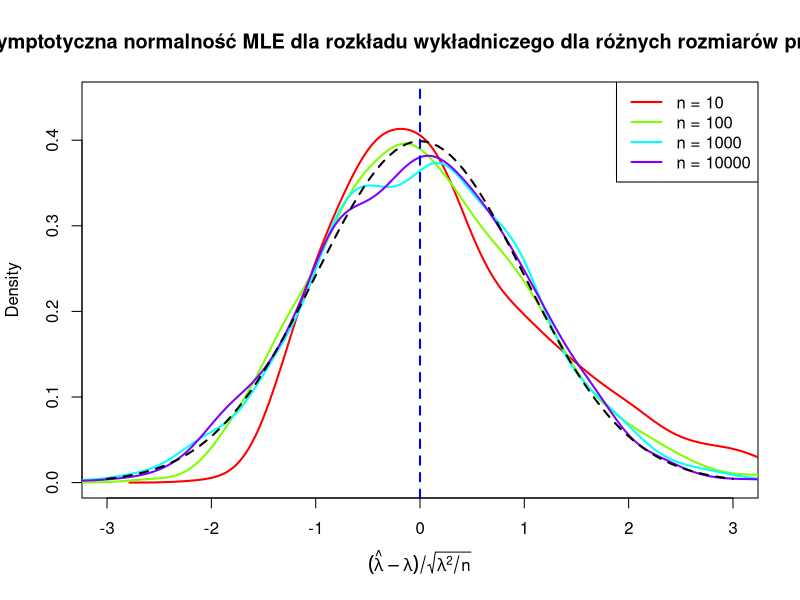

Here is the R script that generated this plot:
# Ustawienia symulacji
set.seed(1234567)
n_sim <- 1000  # liczba prób
n_samples <- c(10, 100, 1000, 10000)  # różne rozmiary próbek

true_lambda <- 5

# Funkcja do estymacji MLE parametru lambda z próbki
mle_lambda <- function(sample) {
  1 / mean(sample)  # MLE dla lambda w rozkładzie wykładniczym
}

# Funkcja normalizująca estymatory MLE
normalize_mle <- function(mle_estimates, true_lambda, n_sample) {
  std_error <- sqrt(true_lambda^2 / n_sample)
  normalized_mle_estimates <- (mle_estimates - true_lambda) / std_error
  return(normalized_mle_estimates)
}

# Tworzenie pustego wykresu
plot_title <- "Asymptotyczna normalność MLE dla rozkładu wykładniczego dla różnych rozmiarów próbek n"
plot(NULL, main = plot_title, xlab = expression((hat(lambda) - lambda) / sqrt(lambda^2 / n)), ylab = "Density", xlim = c(-3, 3), ylim = c(0, 0.45))

# Dodawanie kolejnych gęstości estymatorów MLE do wykresu
for (n_sample in n_samples) {
  mle_estimates <- numeric(n_sim)
  for (i in 1:n_sim) {
    sample <- rexp(n_sample, rate = true_lambda)
    mle_estimates[i] <- mle_lambda(sample)
  }
  normalized_mle_estimates <- normalize_mle(mle_estimates, true_lambda, n_sample)
  density_est <- density(normalized_mle_estimates)
  lines(density_est$x, density_est$y, col = rainbow(length(n_samples))[which(n_samples == n_sample)], lwd = 2)
  cat("Średnia znormalizowanych estymatorów MLE dla n =", n_sample, ":", mean(normalized_mle_estimates), "\n")
  cat("Odchylenie standardowe znormalizowanych estymatorów MLE dla n =", n_sample, ":", sd(normalized_mle_estimates), "\n\n")
}

# Dodanie krzywej gęstości rozkładu normalnego
curve(dnorm(x, mean = 0, sd = 1), col = "black", lwd = 2, lty = 2, add = TRUE)

# Dodanie linii pionowej w miejscu znormalizowanej wartości lambda
abline(v = 0, col = "blue", lwd = 2, lty = 2)

# Legenda
legend("topright", legend = paste("n =", n_samples), col = rainbow(length(n_samples)), lwd = 2)

